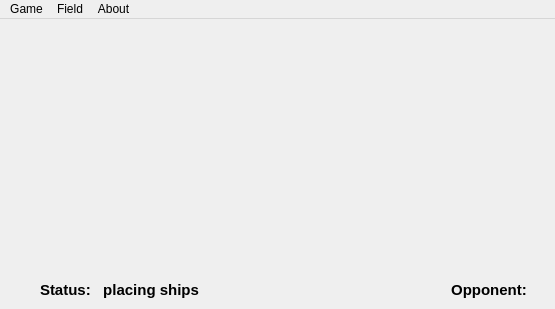
<?xml version="1.0" encoding="UTF-8"?>
<ui version="4.0">
 <class>MainWindow</class>
 <widget class="QMainWindow" name="MainWindow">
  <property name="geometry">
   <rect>
    <x>0</x>
    <y>0</y>
    <width>555</width>
    <height>309</height>
   </rect>
  </property>
  <property name="minimumSize">
   <size>
    <width>555</width>
    <height>309</height>
   </size>
  </property>
  <property name="maximumSize">
   <size>
    <width>555</width>
    <height>309</height>
   </size>
  </property>
  <property name="windowTitle">
   <string>SeaCraft</string>
  </property>
  <widget class="QWidget" name="centralWidget">
   <widget class="QLabel" name="labelStatus">
    <property name="geometry">
     <rect>
      <x>40</x>
      <y>260</y>
      <width>531</width>
      <height>21</height>
     </rect>
    </property>
    <property name="font">
     <font>
      <pointsize>11</pointsize>
      <weight>75</weight>
      <italic>false</italic>
      <bold>true</bold>
      <underline>false</underline>
      <strikeout>false</strikeout>
      <kerning>true</kerning>
     </font>
    </property>
    <property name="text">
     <string>Status:   placing ships</string>
    </property>
   </widget>
   <widget class="QLabel" name="labelOpponent">
    <property name="geometry">
     <rect>
      <x>330</x>
      <y>260</y>
      <width>201</width>
      <height>21</height>
     </rect>
    </property>
    <property name="font">
     <font>
      <pointsize>11</pointsize>
      <weight>75</weight>
      <italic>false</italic>
      <bold>true</bold>
      <underline>false</underline>
      <strikeout>false</strikeout>
      <kerning>true</kerning>
     </font>
    </property>
    <property name="text">
     <string>Opponent: </string>
    </property>
    <property name="alignment">
     <set>Qt::AlignRight|Qt::AlignTrailing|Qt::AlignVCenter</set>
    </property>
   </widget>
  </widget>
  <widget class="QMenuBar" name="menuBar">
   <property name="geometry">
    <rect>
     <x>0</x>
     <y>0</y>
     <width>555</width>
     <height>24</height>
    </rect>
   </property>
   <widget class="QMenu" name="menuFile">
    <property name="title">
     <string>Game</string>
    </property>
    <addaction name="actionStart"/>
    <addaction name="actionLeave"/>
    <addaction name="separator"/>
    <addaction name="actionQuit"/>
   </widget>
   <widget class="QMenu" name="menuField">
    <property name="title">
     <string>Field</string>
    </property>
    <addaction name="actionClear"/>
    <addaction name="actionRandom"/>
   </widget>
   <widget class="QMenu" name="menuAbout">
    <property name="title">
     <string>About</string>
    </property>
    <addaction name="actionAbout"/>
   </widget>
   <addaction name="menuFile"/>
   <addaction name="menuField"/>
   <addaction name="menuAbout"/>
  </widget>
  <action name="actionStart">
   <property name="text">
    <string>Start</string>
   </property>
   <property name="shortcut">
    <string>Ctrl+S</string>
   </property>
  </action>
  <action name="actionQuit">
   <property name="text">
    <string>Quit</string>
   </property>
   <property name="shortcut">
    <string>Ctrl+Q</string>
   </property>
  </action>
  <action name="actionClear">
   <property name="text">
    <string>Clear</string>
   </property>
   <property name="shortcut">
    <string>Ctrl+C</string>
   </property>
  </action>
  <action name="actionRandom">
   <property name="text">
    <string>Random</string>
   </property>
   <property name="shortcut">
    <string>Ctrl+R</string>
   </property>
  </action>
  <action name="actionLeave">
   <property name="text">
    <string>Leave</string>
   </property>
   <property name="shortcut">
    <string>Ctrl+L</string>
   </property>
  </action>
  <action name="actionAbout">
   <property name="text">
    <string>About SeaCraft</string>
   </property>
   <property name="shortcut">
    <string>Ctrl+A</string>
   </property>
  </action>
 </widget>
 <layoutdefault spacing="6" margin="11"/>
 <resources/>
 <connections/>
</ui>
